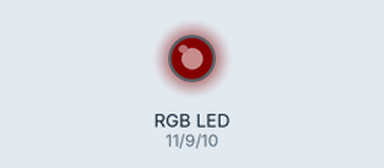
This sketch was run on a simulated Arduino Uno, built with avr-gcc and run on an emulated ATmega328P. On the bench: an RGB LED mixed from three pins (HIGH = lit). Dim RGB values are drawn brighter than linear; random numbers use the default seed unless the sketch sets one.

Above: at 0.15 s.
At 4.95 s:
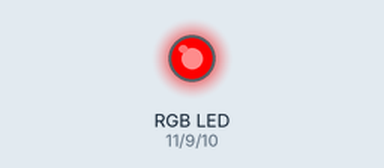
At 10.05 s:
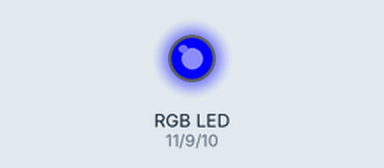
At 19.83 s:
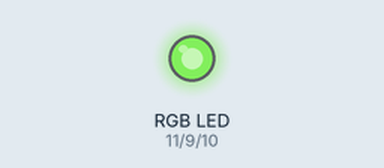
At 29.5 s:
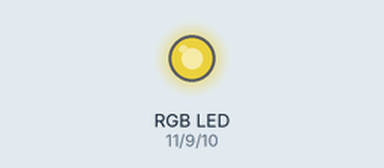
At 39.78 s:
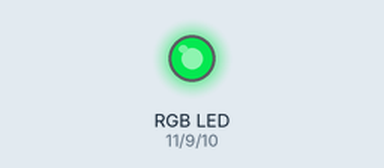
Timing chart, 0 to 40.0 s (numbered marks = the images above):
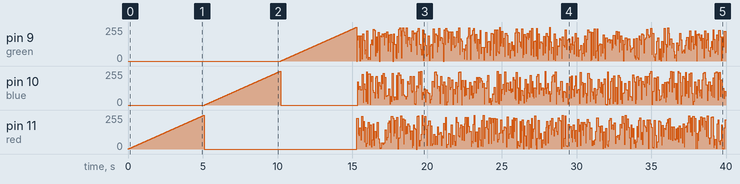

The sketch:

rgbLED.ino
```cpp
int red = 11;
int blue = 10;
int green = 9;

int i = 0; // for loops
int j = 0;
void setup()
{
  pinMode(red, OUTPUT); // tell Arduino LED is an output
  pinMode(blue, OUTPUT); // tell Arduino LED is an output
  pinMode(green, OUTPUT); // tell Arduino LED is an output
}

void loop()
{
  for (i = 0; i < 255; i++)
  { // loop from 0 to 254 (fade in)
    analogWrite(red, i);      // set the LED brightness
    delay(20); // Wait 10ms because analogWrite isn't instant
  }
  analogWrite(red,0);

  for (i = 0; i < 255; i++)
  { // loop from 0 to 254 (fade in)
    analogWrite(blue, i);      // set the LED brightness
    delay(20); // Wait 10ms because analogWrite isn't instant
  }
  analogWrite(blue,0);

  for (i = 0; i < 255; i++)
  { // loop from 0 to 254 (fade in)
    analogWrite(green, i);      // set the LED brightness
    delay(20); // Wait 10ms because analogWrite isn't instant
  }
  analogWrite(green,0);

  for (j = 1; j < 10000; j++)
  {
    analogWrite(red,random(255)); // set red at random brightness between 0 and 254
    delay (random(10,31));           // wait for a random duration between 10 and 30 milliseconds
    analogWrite(green,random(255));
    delay (random(10,31));
    analogWrite(blue,random(255));
    delay (random(10,31));
  }
}
```
